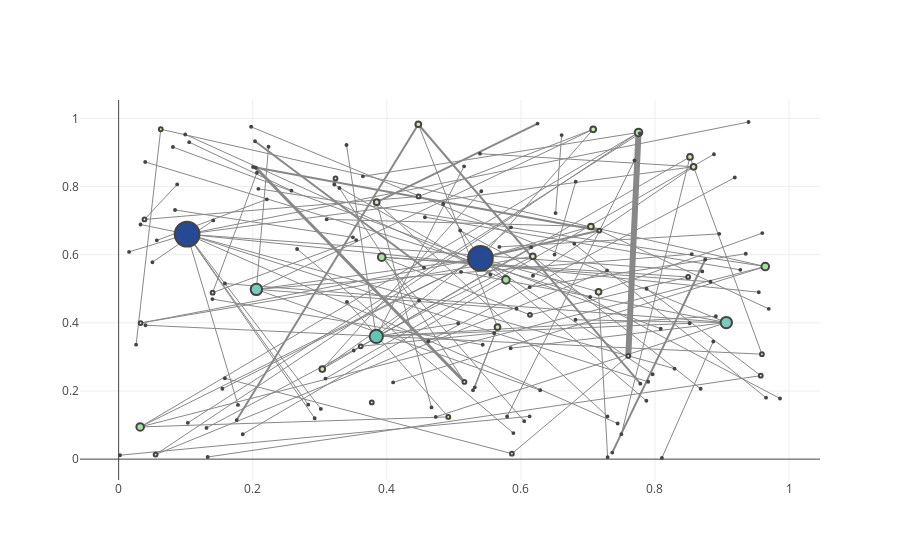

Notebook code for this chart:
### Code cell
plotdegCentr(phishGraphRandom)
